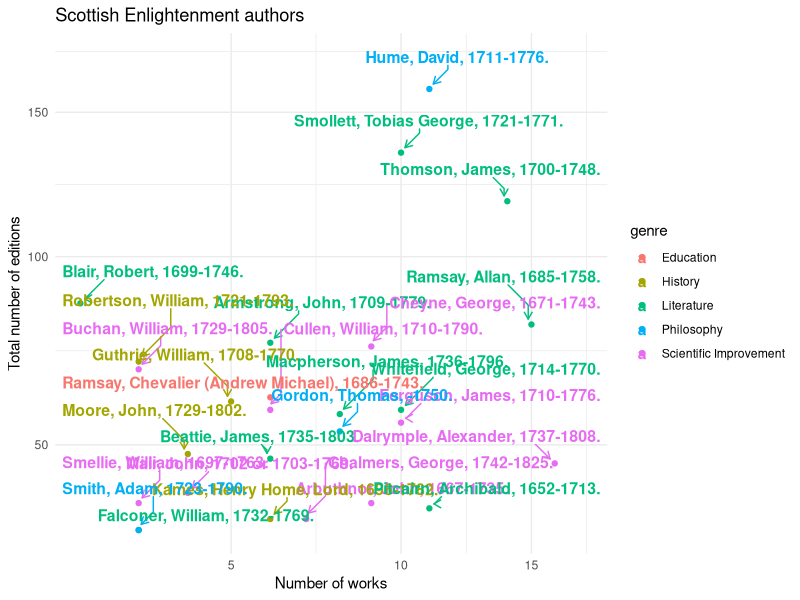

Generate this figure with R:
library(tidyverse)

shs1 <- read.csv(file="data/final/key_scottish_works.csv", header = T, stringsAsFactors = FALSE)

yryr1 <- shs1 %>% group_by(author) %>%
  arrange(author) %>%
  summarize(n = n()) 

yryr2 <- shs1 %>% group_by(author) %>%
  summarize(sum = sum(popularity))

df = merge(x=yryr1,y=yryr2,by="author")

### dominant topic

yrry3 <- shs1 %>% group_by(author, topic) %>%
  summarize(n = n())

yrry4 <- yrry3 %>% group_by(author) %>% slice_max(n)

##

df$genre <- yrry4$topic[match(df$author, yrry4$author)]

####

df1 <- df %>% filter(sum > 32)


library(ggrepel)
library(ggplot2)

p = ggplot(df1, aes(x=n, y=sum, colour=genre)) +
  geom_point() + theme_minimal()  +
  geom_text_repel(
    data = subset(df1, n > 50 | df1$sum >8),
    aes(label = author),size = 4,
    fontface = "bold",
    box.padding   = 0.35,
    point.padding = 0.5,
    nudge_x = .15,
    nudge_y = .5,
    segment.curvature = -1e-20,
    arrow = arrow(length = unit(0.015, "npc"))) +
  labs(title="Scottish Enlightenment authors",x="Number of works", y = "Total number of editions")  + 
  scale_y_sqrt() + scale_x_sqrt() + theme(panel.background = element_blank())

ggsave('output/figures/final/figure_7.jpg', plot = p, width = 10, height = 6)
